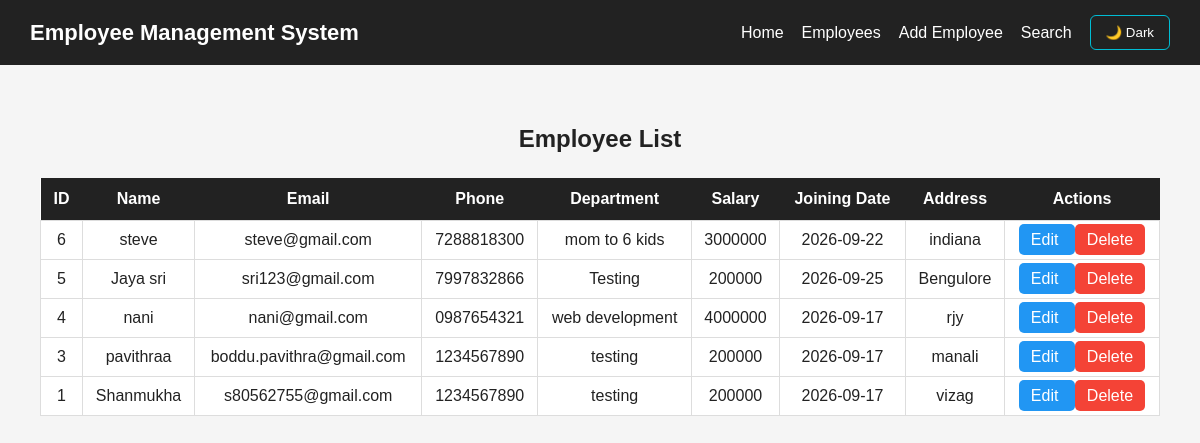
The page /employee (signed in) on the database its author committed.
### tables this page shows
CREATE TABLE employees (

            id INTEGER PRIMARY KEY AUTOINCREMENT,

            name TEXT NOT NULL,

            email TEXT NOT NULL,

            phone TEXT NOT NULL,

            department TEXT NOT NULL,

            salary INTEGER NOT NULL,

            joining_date TEXT NOT NULL,

            address TEXT

        );

### server.py (the view)
@app.route("/employee")
def employee():
    if "username" not in session:
        return redirect("/login")
    connection = get_database_connection()
    cursor = connection.cursor()
    cursor.execute("""
        SELECT *
        FROM employees
        ORDER BY id DESC
    """)
    employees = cursor.fetchall()
    connection.close()
    return render_template(
        "employee.html",
        employees=employees
    )

### server.py (called while the page is built)
def get_database_connection():
    connection = sqlite3.connect("users.db")
    connection.row_factory = sqlite3.Row
    return connection

### templates/employee.html (shortened to what this page needs)
<!DOCTYPE html>
<html lang="en">
<head>
</head>
<body>
    <div class="navbar">
        <div class="logo">
            Employee Management System
        </div>
        <div class="nav-links">
            <a href="/home">Home</a>
            <a href="/employee">Employees</a>
            <a href="/add-employee">Add Employee</a>
            <a href="/search">Search</a>
            <button class="theme-btn"
                    id="themeButton"
                    onclick="toggleTheme()">
            </button>
        </div>
    </div>
    <div class="container">
        <h2>Employee List</h2>
        <table>
            <tr>
                <th>ID</th>
                <th>Name</th>
                <th>Email</th>
                <th>Phone</th>
                <th>Department</th>
                <th>Salary</th>
                <th>Joining Date</th>
                <th>Address</th>
                <th>Actions</th>
            </tr>
            {% for employee in employees %}
            <tr>
                <td>{{ employee.id }}</td>
                <td>{{ employee.name }}</td>
                <td>{{ employee.email }}</td>
                <td>{{ employee.phone }}</td>
                <td>{{ employee.department }}</td>
                <td>{{ employee.salary }}</td>
                <td>{{ employee.joining_date }}</td>
                <td>{{ employee.address }}</td>
                <td>
                    <a class="edit-btn"
                       href="/edit-employee/{{ employee.id }}">
                        Edit
                    </a>
                    <a class="delete-btn"
                       href="/delete-employee/{{ employee.id }}"
                       onclick="return confirm('Are you sure you want to delete this employee?')">
                        Delete
                    </a>
                </td>
            </tr>
            {% endfor %}
        </table>
    </div>
</body>
</html>

### templates/employee.html (style rules this page uses)
* { box-sizing: border-box; }
body { margin: 0; font-family: Arial, sans-serif; background-color: #f5f5f5; color: #222; transition: 0.3s; }
.navbar { background-color: #222; padding: 15px 30px; display: flex; align-items: center; }
.logo { color: white; font-size: 22px; font-weight: bold; margin-right: auto; }
.nav-links { display: flex; align-items: center; gap: 18px; }
.nav-links a { color: white; text-decoration: none; }
.theme-btn { padding: 9px 15px; border-radius: 6px; border: 1px solid #00bcd4; background: transparent; color: white; cursor: pointer; }
.container { padding: 40px; }
h2 { text-align: center; margin-bottom: 25px; }
table { width: 100%; border-collapse: collapse; background: white; }
th { background-color: #222; color: white; padding: 12px; }
td { padding: 10px; border: 1px solid #ddd; text-align: center; }
.edit-btn { background-color: #2196f3; color: white; padding: 7px 12px; text-decoration: none; border-radius: 5px; }
.delete-btn { background-color: #f44336; color: white; padding: 7px 12px; text-decoration: none; border-radius: 5px; }

### rows shown on the page
employees: id "6", name "steve", email "steve@gmail.com", phone "7288818300", department "mom to 6 kids", salary "3000000", joining_date "2026-09-22", address "indiana"
employees: id "5", name "Jaya sri", email "sri123@gmail.com", phone "7997832866", department "Testing", salary "200000", joining_date "2026-09-25", address "Bengulore"
employees: id "4", name "nani", email "nani@gmail.com", phone "0987654321", department "web development", salary "4000000", joining_date "2026-09-17", address "rjy"
employees: id "3", name "pavithraa", email "boddu.pavithra@gmail.com", phone "1234567890", department "testing", salary "200000", joining_date "2026-09-17", address "manali"
employees: id "1", name "Shanmukha", email "s80562755@gmail.com", phone "1234567890", department "testing", salary "200000", joining_date "2026-09-17", address "vizag"
